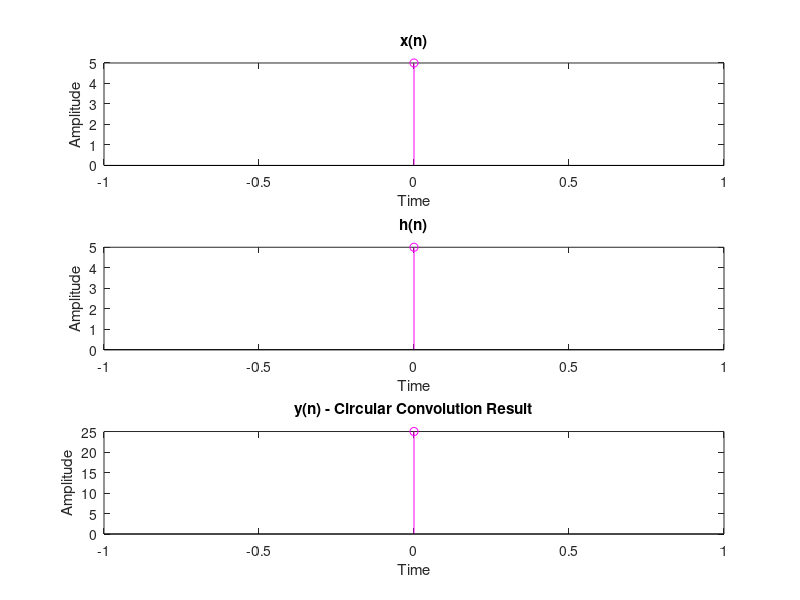

This chart was generated by the following MATLAB code:
% Q : Circular Convolution Program Without using built-in functions

% Input the first sequence
X = input("Enter the 1st Sequence: ");
xlen = length(X);

% Input the second sequence
H = input("Enter the 2nd Sequence: ");
hlen = length(H);

% Determine the maximum length for circular convolution
maxlen = max(xlen, hlen);

% Zero-pad both sequences to the maximum length
X = [X, zeros(1, maxlen - xlen)];
H = [H, zeros(1, maxlen - hlen)];

% Initialize the output sequence for circular convolution
y = zeros(1, maxlen);

% Circular convolution calculation
for n = 0:maxlen-1
    for k = 0:maxlen-1
        y(n+1) = y(n+1) + X(k+1) * H(mod((n-k), maxlen) + 1);
    end
end


% Display the result of the circular convolution
disp('Circular Convolution Result:');
disp(y);

% Plot the first sequence x(n)
subplot(3, 1, 1);
a = 0:maxlen-1;
stem(a, X, 'm');
xlabel('Time');
ylabel('Amplitude');
title('x(n)');

% Plot the second sequence h(n)
subplot(3, 1, 2);
b = 0:maxlen-1;
stem(b, H, 'm');
xlabel('Time');
ylabel('Amplitude');
title('h(n)');

% Plot the result of circular convolution y(n)
subplot(3, 1, 3);
n3 = 0:maxlen-1;
stem(n3, y, 'm');
xlabel('Time');
ylabel('Amplitude');
title('y(n) - Circular Convolution Result');



%{


Enter the 1st Sequence: [1,-1,-2,3,-1]
Enter the 2nd Sequence: [1,2,3]
Circular Convolution Result:
   8  -2  -1  -4  -1

Enter the 1st Sequence: [1,2,3,4]
Enter the 2nd Sequence: [1,1,1,1]
Circular Convolution Result:
   10   10   10   10


%}


